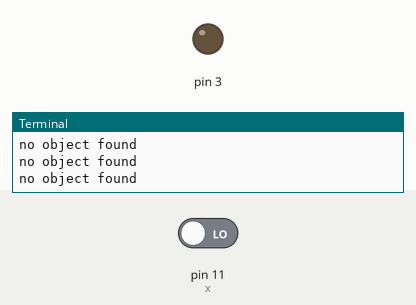
This program was run on a simulated Raspberry Pi (header pin numbers). On the bench: output pins drawn as LEDs (lit = HIGH), the last lines printed to the terminal. Inputs (shaded band) come from the test bench; at power-on: pin 11 (x) LOW.

Above: at 1.2 s.
1.3 s: pin 11 (x) driven HIGH
At 2.5 s:
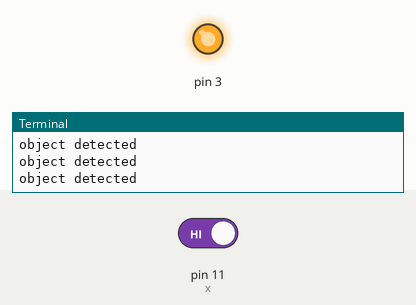
2.8 s: pin 11 (x) driven LOW
At 3.7 s:
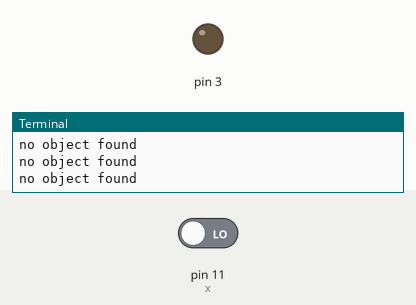
Timing chart, 0 to 5.8 s (numbered marks = the images above; inputs shaded):
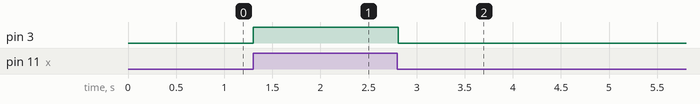

Measured:
- after the input at 1.3 s, pin 3: LOW → HIGH at once
- after the input at 2.8 s, pin 3: HIGH → LOW at once

The program:

Rpi_PIR.py
```python
import RPi.GPIO as GPIO
import time

GPIO.setmode(GPIO.BOARD)
GPIO.setup(3,GPIO.OUT)
GPIO.setup(11,GPIO.IN)
GPIO.setwarnings(False)

while 1:
 x=GPIO.input(11)
 if x==1:
	print "object detected"
    	GPIO.output(3,True)
	time.sleep(0.1)
 elif x==0:
    	print "no object found"
    	GPIO.output(3,False)
	time.sleep(0.1)
GPIO.cleanup()
```
